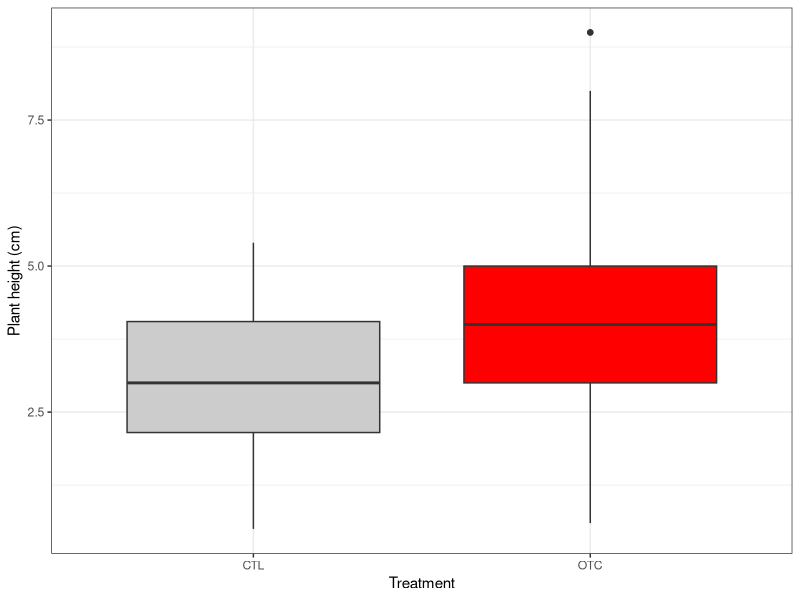

Source code (R):
## ---- chunk 1
#| label: load-packages
#| message: false

library(here)      # for help finding files
library(tidyverse) # for ggplot2, dplyr, readr etc

# default plot theme
theme_set(theme_bw())

## ---- chunk 2
#| label: load-data
#| message: false

# import data
traits <- read_delim(
    file = here("data/PFTC4_Svalbard_2018_ITEX_Traits.csv")) 

# filter bistorta species and plant height
bistorta <- traits |>
  filter(Taxon == "bistorta vivipara",
         Trait == "Plant_Height_cm")

## ---- chunk 3
#| label: model

# run a linear model
mod_height <- lm(Value ~ Treatment, data = bistorta)

## ---- chunk 4
#| label: fig-height-effect
#| fig-cap: Mean plant height in control (CTL) and warm (OTC) plots.
#| fig-width: 5.2

ggplot(bistorta, aes(x = Treatment, y = Value)) +
  geom_boxplot(fill = c("grey80", "red")) +
  labs(x = "Treatment", y = "Plant height (cm)")
